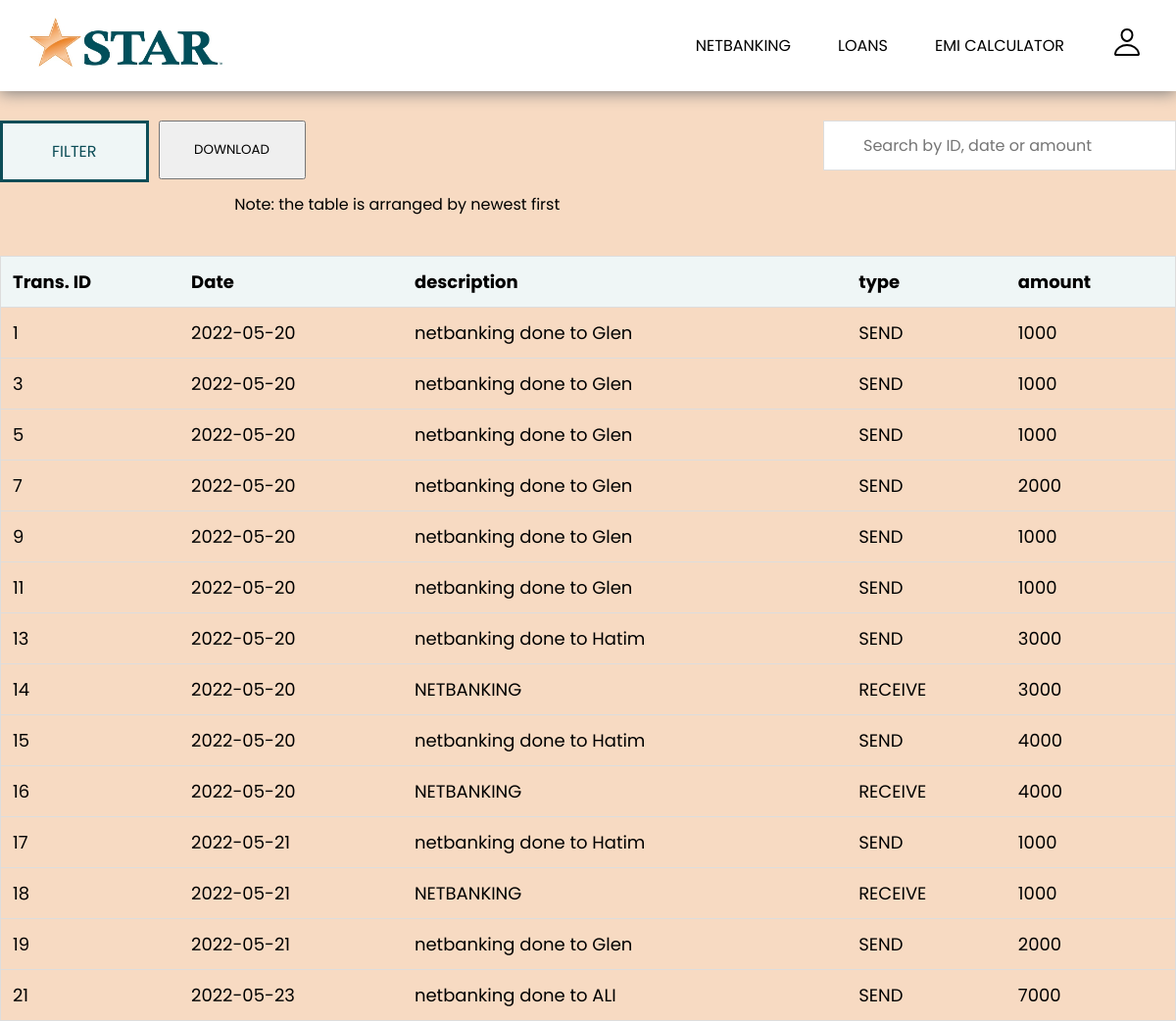
The app's page /statement.php (signed in) with its own data.
### tables this page shows
CREATE TABLE `statement` (
  `TRANS_ID` int(11) NOT NULL,
  `ACCOUNT_NO` int(5) NOT NULL,
  `AMOUNT` double NOT NULL,
  `TRANS_DATE` date NOT NULL,
  `DESCC` text NOT NULL,
  `B_ACC` int(5) NOT NULL,
  `TYPE` text NOT NULL
);

CREATE TABLE `addben` (
  `B_NAME` text NOT NULL,
  `ACCOUNT_NO` int(5) NOT NULL,
  `B_ACCOUNT_NO` int(5) NOT NULL,
  `BANK_IFSC` text NOT NULL,
  `BANK_NAME` text NOT NULL,
  `EMAIL` text NOT NULL,
  `PHONE` bigint(10) NOT NULL
);

### statement.php (the view, shortened to what this page needs)
<!DOCTYPE html>
<html lang="en">
<?php
class statements{
  function __construct($r){
    $this -> t_id =  $r['TRANS_ID'];
    $this -> dat =  $r['TRANS_DATE'];
    $this -> type = $r['TYPE'];
    $this -> amount =  $r['AMOUNT'];
  }
}
?>
<head>
  <link rel="stylesheet" href="mp1.css">
  <link rel="stylesheet" href="main.css">
</head>
<body onload="scrolltext()">
  <header>
    <a href="main.html" class="logo">
      <img src="star2.jpeg">
    </a>
    <div class="rightSide">
      <ul class="navigation">
        <li class="dropdown"><a href="javascrip:void(0)">NETBANKING</a>
        </li>
        <li><a href="loan1.php" onclick='window.close()' target="_blank">LOANS</a></li>
        <li class="dropdown"><a href="EMICALC.php">EMI CALCULATOR</a></li>
        <li class="dropdown"><a href="profile.php" onclick='window.close()' target="_blank" id="user">
            <ion-icon name="person-outline"></ion-icon>
            </a>
        </li>
    </ul>
    </div>
  </header>
  <div class="topchange" style="display:flex; justify-content: space-between;">
    <div style="display:flex;">
      <div class="dropdown">
        <button class="dropbtn">FILTER</button>
      </div>
      <form action="statement_pdf.php">
        <div >
          <button style="height:60px;width:150px;margin-left:10px;">DOWNLOAD</button>
        </div>
      </form>
    </div>
    <input type="text" id="myInput" onkeyup="myFunction()" placeholder="Search by ID, date or amount ">
  </div>
  <div class="rotate">
    <p id="show" onmouseover="stopscroll()" onmouseleave="scrolltext()"></p>
  </div>
  <table id="myTable">
    <tr class="header">
      <th>Trans. ID</th>
      <th>Date</th>
      <th>description</th>
      <th>type</th>
      <th>amount</th>
    </tr>
    <?php
    $acc = $_SESSION["acc_no"];
    $con=mysqli_connect('localhost','root','','db_cus') or die("Connection Failed");
    $result=mysqli_query($con,"select * from statement where ACCOUNT_NO = $acc");
    $arr = array();
    $i = 0;
    while($row=mysqli_fetch_assoc($result))
      {
        $obj = new statements($row);
        $arr[$i] = $obj;
        if ($arr[$i]->des == "NETBANKING" && $arr[$i]->type == "SEND")
        {
          $r=mysqli_query($con,"select * from addben where B_ACCOUNT_NO = ". $row['B_ACC']."");
          $row_ben=mysqli_fetch_assoc($r);
          $ben_name = $row_ben['B_NAME'];
          $desc = "netbanking done to ".$ben_name;
        }
        elseif ($arr[$i]->des == "NETBANKING" && $arr[$i]->type == "RECEIVED")
        {
          $r=mysqli_query($con,"select * from addben where B_ACCOUNT_NO = ". $row['B_ACC']."");
          $row_ben=mysqli_fetch_assoc($r);
          $ben_name = $r['B_NAME'];
          $desc = "netbanking done from " .$ben_name;
        }
        else
        {
          $desc = $row['DESCC'];
        }
  ?>
   <tr>
    <td><?php echo $arr[$i]->t_id; ?></td>
    <td><?php echo $arr[$i]->dat; ?></td>
    <td><?php echo $desc; ?></td>
    <td><?php echo $arr[$i]->type; ?></td>
    <td><?php echo $arr[$i]->amount; ?></td>
  </tr>
   <?php $i = $i + 1;} ?>
  </table>
</body>
</html>

### mp1.css (style rules this page uses)
#myInput { background-image: url('E:\HABBAN\diploma\5th sem\CSS\micro-project\codes\search.jpg'); background-position: 10px 12px; background-repeat: no-repeat; width: 30%; font-size: 16px; padding: 12px 20px 12px 40px; border: 1px solid #ddd; margin-bottom: 12px; float: right; }
#myTable { margin-top: 40px; border-collapse: collapse; width: 100%; border: 1px solid #ddd; font-size: 18px; }
#myTable th, #myTable td { text-align: left; padding: 12px; }
#myTable tr { border-bottom: 1px solid #ddd; }
#myTable tr.header, #myTable tr:hover { background-color: #eff6f6; }
.dropbtn { background-color: #eff6f6; color: #0c4d57; padding: 16px; font-size: 16px; border: solid; border-color: #0c4d57; padding-left: 50px; padding-right: 50px; }
.dropdown { position: relative; display: inline-block; }
.topchange { margin-top: 30px; }
.rotate { width: 100%; margin-top: 10px; }

### main.css (style rules this page uses)
* { margin: 0; padding: 0; box-sizing: border-box; font-family: 'Poppins', sans-serif; }
:root { --color1: #f4b379; --color2: #53828c; --color3: #f7dac2; --color4: #04545c; }
body { background-color: var(--color3); }
header { position: sticky; top: 0; left: 0; display: flex; background-color: white; justify-content: space-between; align-items: center; transition: 0.5s; width: 100vw; padding: 1.5% 2.5%; z-index: 100; box-shadow: 0px 2px 15px rgb(128, 128, 128); }
header .logo img { height: 50px; width: 200px; }
header .rightSide { position: relative; display: flex; }
.rightSide .navigation { display: flex; justify-content: center; align-items: center; gap: 40px; }
.rightSide ul li { list-style: none; box-sizing: border-box; padding: 2px 4px; border-radius: 10%; transition: 0.5s; }
.rightSide ul li a { color: black; text-decoration: none; }
.rightSide ul li a ion-icon { font-size: 2em; }
.rightSide .navigation .dropdown { cursor: pointer; }

### records on screen
statement: TRANS_ID "1", TRANS_DATE "2022-05-20", addben.B_NAME "netbanking done to Glen", TYPE "SEND", AMOUNT "1000"
statement: TRANS_ID "3", TRANS_DATE "2022-05-20", addben.B_NAME "netbanking done to Glen", TYPE "SEND", AMOUNT "1000"
statement: TRANS_ID "5", TRANS_DATE "2022-05-20", addben.B_NAME "netbanking done to Glen", TYPE "SEND", AMOUNT "1000"
statement: TRANS_ID "7", TRANS_DATE "2022-05-20", addben.B_NAME "netbanking done to Glen", TYPE "SEND", AMOUNT "2000"
statement: TRANS_ID "9", TRANS_DATE "2022-05-20", addben.B_NAME "netbanking done to Glen", TYPE "SEND", AMOUNT "1000"
statement: TRANS_ID "11", TRANS_DATE "2022-05-20", addben.B_NAME "netbanking done to Glen", TYPE "SEND", AMOUNT "1000"
statement: TRANS_ID "13", TRANS_DATE "2022-05-20", addben.B_NAME "netbanking done to Hatim", TYPE "SEND", AMOUNT "3000"
statement: TRANS_ID "14", TRANS_DATE "2022-05-20", DESCC "NETBANKING", TYPE "RECEIVE", AMOUNT "3000"
statement: TRANS_ID "15", TRANS_DATE "2022-05-20", addben.B_NAME "netbanking done to Hatim", TYPE "SEND", AMOUNT "4000"
statement: TRANS_ID "16", TRANS_DATE "2022-05-20", DESCC "NETBANKING", TYPE "RECEIVE", AMOUNT "4000"
statement: TRANS_ID "17", TRANS_DATE "2022-05-21", addben.B_NAME "netbanking done to Hatim", TYPE "SEND", AMOUNT "1000"
statement: TRANS_ID "18", TRANS_DATE "2022-05-21", DESCC "NETBANKING", TYPE "RECEIVE", AMOUNT "1000"
statement: TRANS_ID "19", TRANS_DATE "2022-05-21", addben.B_NAME "netbanking done to Glen", TYPE "SEND", AMOUNT "2000"
statement: TRANS_ID "21", TRANS_DATE "2022-05-23", addben.B_NAME "netbanking done to ALI", TYPE "SEND", AMOUNT "7000"
